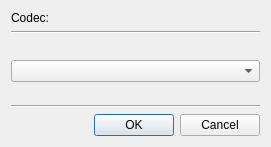
<?xml version="1.0" encoding="UTF-8"?>
<ui version="4.0">
 <class>ReadOptions</class>
 <widget class="QDialog" name="ReadOptions">
  <property name="geometry">
   <rect>
    <x>0</x>
    <y>0</y>
    <width>271</width>
    <height>147</height>
   </rect>
  </property>
  <property name="windowTitle">
   <string>Read options tuning</string>
  </property>
  <layout class="QGridLayout" name="gridLayout">
   <item row="0" column="0">
    <widget class="QLabel" name="label">
     <property name="text">
      <string>Codec:</string>
     </property>
    </widget>
   </item>
   <item row="0" column="1">
    <widget class="QLabel" name="labelCodec">
     <property name="sizePolicy">
      <sizepolicy hsizetype="Preferred" vsizetype="Preferred">
       <horstretch>1</horstretch>
       <verstretch>0</verstretch>
      </sizepolicy>
     </property>
     <property name="font">
      <font>
       <weight>75</weight>
       <bold>true</bold>
      </font>
     </property>
    </widget>
   </item>
   <item row="1" column="0" colspan="2">
    <widget class="Line" name="line_2">
     <property name="orientation">
      <enum>Qt::Horizontal</enum>
     </property>
    </widget>
   </item>
   <item row="2" column="0" colspan="2">
    <widget class="QLabel" name="labelColor">
     <property name="text">
      <string/>
     </property>
    </widget>
   </item>
   <item row="3" column="0" colspan="2">
    <widget class="QComboBox" name="comboColor"/>
   </item>
   <item row="4" column="1">
    <spacer name="verticalSpacer">
     <property name="orientation">
      <enum>Qt::Vertical</enum>
     </property>
     <property name="sizeHint" stdset="0">
      <size>
       <width>20</width>
       <height>0</height>
      </size>
     </property>
    </spacer>
   </item>
   <item row="5" column="0" colspan="2">
    <widget class="Line" name="line">
     <property name="orientation">
      <enum>Qt::Horizontal</enum>
     </property>
    </widget>
   </item>
   <item row="6" column="0" colspan="2">
    <widget class="QDialogButtonBox" name="buttonBox">
     <property name="orientation">
      <enum>Qt::Horizontal</enum>
     </property>
     <property name="standardButtons">
      <set>QDialogButtonBox::Cancel|QDialogButtonBox::Ok</set>
     </property>
    </widget>
   </item>
  </layout>
 </widget>
 <tabstops>
  <tabstop>comboColor</tabstop>
 </tabstops>
 <resources/>
 <connections>
  <connection>
   <sender>buttonBox</sender>
   <signal>accepted()</signal>
   <receiver>ReadOptions</receiver>
   <slot>accept()</slot>
   <hints>
    <hint type="sourcelabel">
     <x>248</x>
     <y>254</y>
    </hint>
    <hint type="destinationlabel">
     <x>157</x>
     <y>274</y>
    </hint>
   </hints>
  </connection>
  <connection>
   <sender>buttonBox</sender>
   <signal>rejected()</signal>
   <receiver>ReadOptions</receiver>
   <slot>reject()</slot>
   <hints>
    <hint type="sourcelabel">
     <x>316</x>
     <y>260</y>
    </hint>
    <hint type="destinationlabel">
     <x>286</x>
     <y>274</y>
    </hint>
   </hints>
  </connection>
 </connections>
 <designerdata>
  <property name="gridDeltaX">
   <number>5</number>
  </property>
  <property name="gridDeltaY">
   <number>5</number>
  </property>
  <property name="gridSnapX">
   <bool>true</bool>
  </property>
  <property name="gridSnapY">
   <bool>true</bool>
  </property>
  <property name="gridVisible">
   <bool>true</bool>
  </property>
 </designerdata>
</ui>
